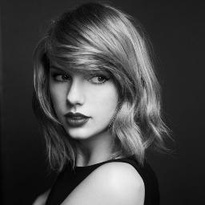
#> input picture hw1/data/proj1-task1.jpg, 205 x 205 px, shrunk from 256 x 256 before the run
$ python task1.py --img_path data/proj1-task1.jpg
#> lines starting #> are read from the running program, lines starting #| are printed output that depends on the picture
### hw1/utils.py
import copy

import cv2


def zero_pad(img, pwx, pwy):
    padded_img = copy.deepcopy(img)
    for i in range(pwx):
        padded_img.insert(0, [0 for value in enumerate(padded_img[i])])
        padded_img.insert(len(padded_img), [0 for value in enumerate(padded_img[-1])])
    for i, row in enumerate(padded_img):
        for j in range(pwy):
            row.insert(0, 0)
            row.insert(len(row), 0)
    return padded_img

def crop(img, xmin, xmax, ymin, ymax):
    if len(img) < xmax:
        print('WARNING')
    patch = img[xmin: xmax]
    patch = [row[ymin: ymax] for row in patch]
    return patch

def elementwise_add(a, b):
    c = copy.deepcopy(a)
    for i, row in enumerate(a):
        for j, num in enumerate(row):
            c[i][j] += b[i][j]
    return c

# [6 lines left out: function elementwise_sub, not called in this run]

def elementwise_mul(a, b):
    c = copy.deepcopy(a)
    for i, row in enumerate(a):
        for j, num in enumerate(row):
            c[i][j] *= b[i][j]
    return c

# [6 lines left out: function elementwise_div, not called in this run]

def flip_x(img):
    flipped_img = copy.deepcopy(img)
    center = int(len(img) / 2)
    for i in range(center):
        flipped_img[i] = img[(len(img) - 1) - i]
        flipped_img[(len(img) - 1) - i] = img[i]
    return flipped_img

def flip_y(img):
    flipped_img = copy.deepcopy(img)
    center = int(len(img[0]) / 2)
    for i, row in enumerate(img):
        for j in range(center):
            flipped_img[i][j] = img[i][(len(img[0]) - 1) - j]
            flipped_img[i][(len(img[0]) - 1) - j] = img[i][j]
    return flipped_img

def flip2d(img, axis=None):
    """Flips an image along a given axis.

    Hints:
        Use the function flip_x and flip_y.

    Args:
        img: nested list (int), the image to be flipped.
        axis (int or None): the axis along which img is flipped.
            if axix is None, img is flipped both along x axis and y axis.

    Returns:
        flipped_img: nested list (int), the flipped image.
    """
    # TODO: implement this function.
    if axis == 1:
        return flip_x(img)
    if axis == 2:
        return flip_y(img)
    if axis is None:
        return flip_x(flip_y(img))
    return None

# [9 lines left out: function img_sqrt, not called in this run]

### hw1/task1.py
"""
Edge Detection
(Due date: March 6th, 11: 59 P.M.)

The goal of this task is to experiment with two commonly used edge detection operator, i.e., Prewitt operator and Sobel operator,
and familiarize you with 'tricks', e.g., padding, commonly used by computer vision 'researchers'.

Please complete all the functions that are labelled with '# TODO'. Hints or steps are provided to make your lives easier.
Whem implementing the functions, comment the lines 'raise NotImplementedError' instead of deleting them. As we have
written lots of utility functions for you, you only need to write about 30 lines of code. The functions defined in utils.py
are building blocks you could use when implementing the functions labelled with 'TODO'.

I strongly suggest you to read the function zero_pad that is defined in utils.py. It is quite important!

Do NOT modify the code provided.
Do NOT use any API provided by opencv (cv2) and numpy (np) in your code.
Do NOT import any library (function, module, etc.).
"""
import matplotlib.pyplot as plt
import argparse
import copy
import os

import cv2
import numpy as np

import utils

# Prewitt operator
prewitt_x = [[1, 0, -1]] * 3
prewitt_y = [[1] * 3, [0] * 3, [-1] * 3]

# Sobel operator
sobel_x = [[1, 0, -1], [2, 0, -2], [1, 0, -1]]
sobel_y = [[-1, -2, -1], [0, 0, 0], [1, 2, 1]]


def parse_args():
    parser = argparse.ArgumentParser(description="cse 473/573 project 1.")
    parser.add_argument(
        "--img_path", type=str, default="",
        help="path to the image used for edge detection")
    parser.add_argument(
        "--kernel", type=str, default="sobel",
        choices=["prewitt", "sobel", "Prewitt", "Sobel"],
        help="type of edge detector used for edge detection")
    parser.add_argument(
        "--result_saving_directory", dest="rs_directory", type=str, default="./results/",
        help="directory to which results are saved (do not change this arg)")
    args = parser.parse_args()
    return args


def read_image(img_path, show=False):
    """
    Reads an image into memory as a grayscale array.
    """
    img = cv2.imread(img_path, cv2.IMREAD_GRAYSCALE)
    if not img.dtype == np.uint8:
        pass

    if show:
        show_image(img)

    img = [list(row) for row in img]
    return img

def show_image(img, delay=1000):
    cv2.namedWindow('image', cv2.WINDOW_AUTOSIZE)
    cv2.imshow('image', img)
    cv2.waitKey(delay)
    cv2.destroyAllWindows()

def write_image(img, img_saving_path):
    if isinstance(img, list):
        img = np.asarray(img, dtype=np.uint8)
    elif isinstance(img, np.ndarray):
        if not img.dtype == np.uint8:
            assert np.max(img) <= 1, "Maximum pixel value {:.3f} is greater than 1".format(np.max(img))
            img = (255 * img).astype(np.uint8)
    else:
        raise TypeError("img is neither a list nor a ndarray.")

    cv2.imwrite(img_saving_path, img)

def convolve2d(img, kernel):
    """
    Convolves a given image and a given kernel.

    Steps:
        (1) flips the either the img or the kernel.
        (2) pads the img or the flipped img.
            this step handles pixels along the border of the img,
            and makes sure that the output img is of the same size as the input image.
        (3) applies the flipped kernel to the image or the kernel to the flipped image,
            using nested for loop.

    Args:
        img: nested list (int), image.
        kernel: nested list (int), kernel.

    Returns:
        img_conv: nested list (int), image.
    """
    # Image dimensions
    m, n = len(img), len(img[0])

    # Filter dimensions
    k, l = len(kernel), len(kernel[0])

    flipped_filter = utils.flip2d(kernel)

    img_padded = utils.zero_pad(img, k, l)

    img_conv = [[0 for _ in range(n)] for _ in range(m)]

    for i in range(m):
        for j in range(n):
            img_ = utils.crop(img_padded, i, i + k, j, j + l)
            mul = utils.elementwise_mul(img_, flipped_filter)
            img_conv[i][j] = sum([sum(x) for x in mul]) * 1.0

    return img_conv


def normalize(img):
    """
    Normalizes a given image.

    Hints:
        Normalize a given image using the following equation:

        normalized_img = frac{img - min(img)}{max(img) - min(img)},

        so that the maximum pixel value is 255 and the minimum pixel value is 0.

    Args:
        img: nested list (int), image.

    Returns:
        normalized_img: nested list (int), normalized image.
    """
    # TODO: implement this function.
    img_max = max([max(x) for x in img]) * 1.0
    img_min = min([min(x) for x in img]) * 1.0

    img_normalized = img.copy()

    for i in range(len(img)):
        for j in range(len(img[0])):
            img_normalized[i][j] =  (img[i][j] - img_min) * 1.0 / (img_max - img_min)
    return img_normalized


def detect_edges(img, kernel, norm=True):
    """
    Detects edges using a given kernel.

    Args:
        img: nested list (int), image.
        kernel: nested list (int), kernel used to detect edges.
        norm (bool): whether to normalize the image or not.

    Returns:
        img_edge: nested list (int), image containing detected edges.
    """
    # TODO: detect edges using convolve2d and normalize the image containing detected edges using normalize.
    img_edges = convolve2d(img, kernel)

    if norm:
        img_edges = normalize(img_edges)

    return img_edges


def edge_magnitude(edge_x, edge_y):
    """
    Calculate magnitude of edges by combining edges along two orthogonal directions.

    Hints:
        Combine edges along two orthogonal directions using the following equation:

        edge_mag = sqrt(edge_x ** 2 + edge_y ** 2).

        Make sure that you normalize the edge_mag, so that the maximum pixel value is 1.

    Args:
        edge_x: nested list (int), image containing detected edges along one direction.
        edge_y: nested list (int), image containing detected edges along another direction.

    Returns:
        edge_mag: nested list (int), image containing magnitude of detected edges.
    """
    # TODO: implement this function.
    edge_x_squared = utils.elementwise_mul(edge_x, edge_x)
    edge_y_squared = utils.elementwise_mul(edge_y, edge_y)

    edge_mag = utils.elementwise_add(edge_x_squared, edge_y_squared)
    edge_mag = np.sqrt(edge_mag)

    return normalize(edge_mag)

def main():
    args = parse_args()

    img = read_image(args.img_path)
#> in read_image, img is the input picture: shape (205, 205); min 0, max 242, mean 68.9
#> in read_image, `img = [list(row) for row in img]`: img = 205 items
#> img = 205 items

    if args.kernel in ["prewitt", "Prewitt"]:
        kernel_x = prewitt_x
        kernel_y = prewitt_y
    elif args.kernel in ["sobel", "Sobel"]:
        kernel_x = sobel_x
        kernel_y = sobel_y
    else:
        raise ValueError("Kernel type not recognized.")

    if not os.path.exists(args.rs_directory):
        os.makedirs(args.rs_directory)

    img_edge_x = detect_edges(img, kernel_x, False)
#> in convolve2d, `m, n = len(img), len(img[0])`: m = 205
#> in zero_pad, `padded_img = copy.deepcopy(img)`: padded_img = 205 items
#> after the loop in zero_pad, `for i in range(pwx):`: padded_img = 211 items
#> the loop in convolve2d, `for i in range(m):` made 205 passes
    img_edge_x = np.asarray(img_edge_x)
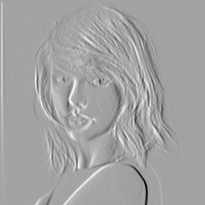
#> img_edge_x: shape (205, 205) float64; min -756, max 426, mean 1.1; drawn with min black and max white
    write_image(normalize(img_edge_x), os.path.join(args.rs_directory, "{}_edge_x.jpg".format(args.kernel.lower())))

    img_edge_y = detect_edges(img, kernel_y, False)
    img_edge_y = np.asarray(img_edge_y)
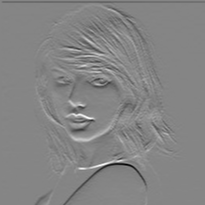
#> img_edge_y: shape (205, 205) float64; min -802, max 733, mean -3.5; drawn with min black and max white
    write_image(normalize(img_edge_y), os.path.join(args.rs_directory, "{}_edge_y.jpg".format(args.kernel.lower())))

    img_edges = edge_magnitude(img_edge_x, img_edge_y)
#> in edge_magnitude, `edge_x_squared = utils.elementwise_mul(edge_x, edge_x)`:
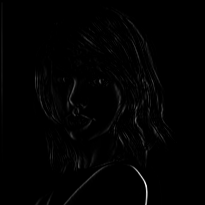
#> edge_x_squared: shape (205, 205) float64; min 0, max 571536, mean 5143.1; drawn with min black and max white
#> in edge_magnitude, `edge_y_squared = utils.elementwise_mul(edge_y, edge_y)`:
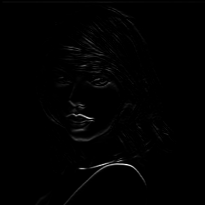
#> edge_y_squared: shape (205, 205) float64; min 0, max 643204, mean 4964.2; drawn with min black and max white
#> in edge_magnitude, `edge_mag = np.sqrt(edge_mag)`:
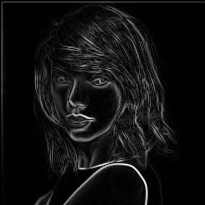
#> edge_mag: shape (205, 205) float64; min 0, max 812.9, mean 54.4; drawn with min black and max white
    write_image(img_edges, os.path.join(args.rs_directory, "{}_edge_mag.jpg".format(args.kernel.lower())))


if __name__ == "__main__":
    main()
